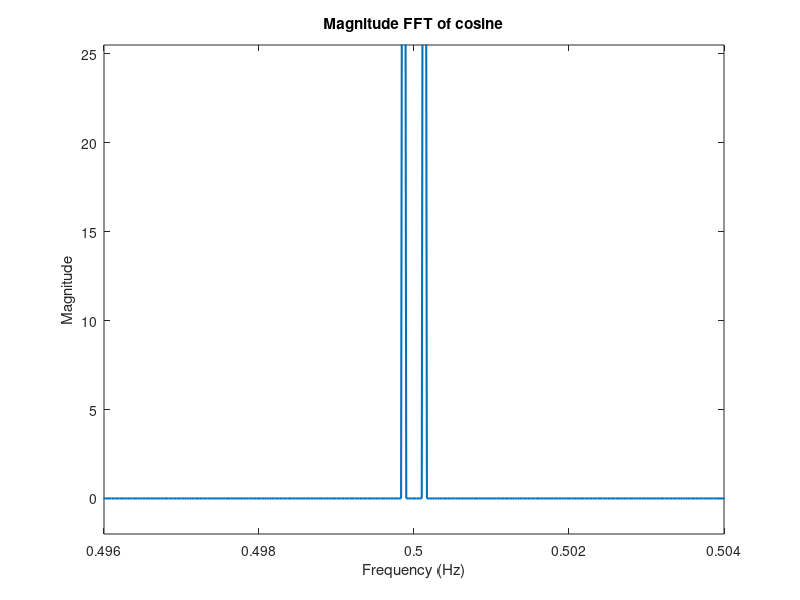

Here is the MATLAB script that generated this plot: (Note: this script raises an error after producing the figure.)
%             (A)
fs = 10;% Sampling frequency 
T = 1/fs; 
t = -T : T/40 :4*T; % Time duration 
f1 = 4; % Frequency of first signal 
f2 = 6; % Frequency of second signal 
A1 = 11; % Amplitude of first signal 
A2 = 16; % Amplitude of second signal 
x1 = A1*cos(2*pi*f1*t); % First Signal 
x2 = A2*sin(2*pi*f2*t); % Second Signal 
x3 = x1+x2;


%             (B)
fs = 300;% Sampling frequency 
T = 1/fs; 
t = -T : T/40 :4*T; % Time duration 
f1 = 4; % Frequency of first signal 
f2 = 4; % Frequency of second signal 
A1 = 72; % Amplitude of first signal 
A2 = 24; % Amplitude of second signal 
x1 = A1*cos(2*pi*f1*100*t); % First Signal 
x2 = A2*cos(2*pi*f2*100*t); % Second Signal 
x3 = x1+x2;
%plotting x3 signal in time domain
plot(t,x3,'r','LineWidth',1.5);
xlabel('time in seconds')
ylabel('Amplitude in volts') 
title('Signal x3')



%           (C)
fs1=30000; %Next, calculate the frequency axis, which is defined by the sampling rate 
f = 0 : 1/fs1 :1-(1/fs1); 
x1 = A1*cos(2*pi*f1*f); % First Signal 
x2 = A2*cos(2*pi*f2*f); % Second Signal 
x3 = x1+x2; 
%Take fourier transform 
fx3 = fft(x3); 
%apply fftshift to put it in the form we are used to (see documentation) 
fx3 = fftshift(fx3)/(fs1/2); 
%Since the signal is complex, we need to plot the magnitude to % get it to look right, so we use abs (absolute value) figure 
plot(f, abs(fx3),'LineWidth',1.5); 
title('Magnitude FFT of cosine'); 
axis([0.496 0.504 -2 25.5]) 
xlabel('Frequency (Hz)'); 
ylabel('Magnitude'); 
bandwidth = obw(x3,fs1);

%           (D)
fs2 = 1000;
t = [0:1/fs2:0.5]; 
x1 = A1*cos(2*pi*f1*t); % First Signal 
x2 = A2*cos(2*pi*f2*t); % Second Signal 
x3 = x1+x2; 
f = 0.8;% Times at which to sample the sine function 
sig = x3; % Original signal 
partition = [-20,-10,0,10,20]; % Length 4, to represent 5 intervals 
codebook = [-25,-15,-5,5,15,25]; % Length 5, one entry for each interval 
[index,quants] = quantiz(sig,partition,codebook); % Quantize. figure 
plot(t,sig,'x',t,quants,'r:'); 
legend('Original signal','Quantized signal');